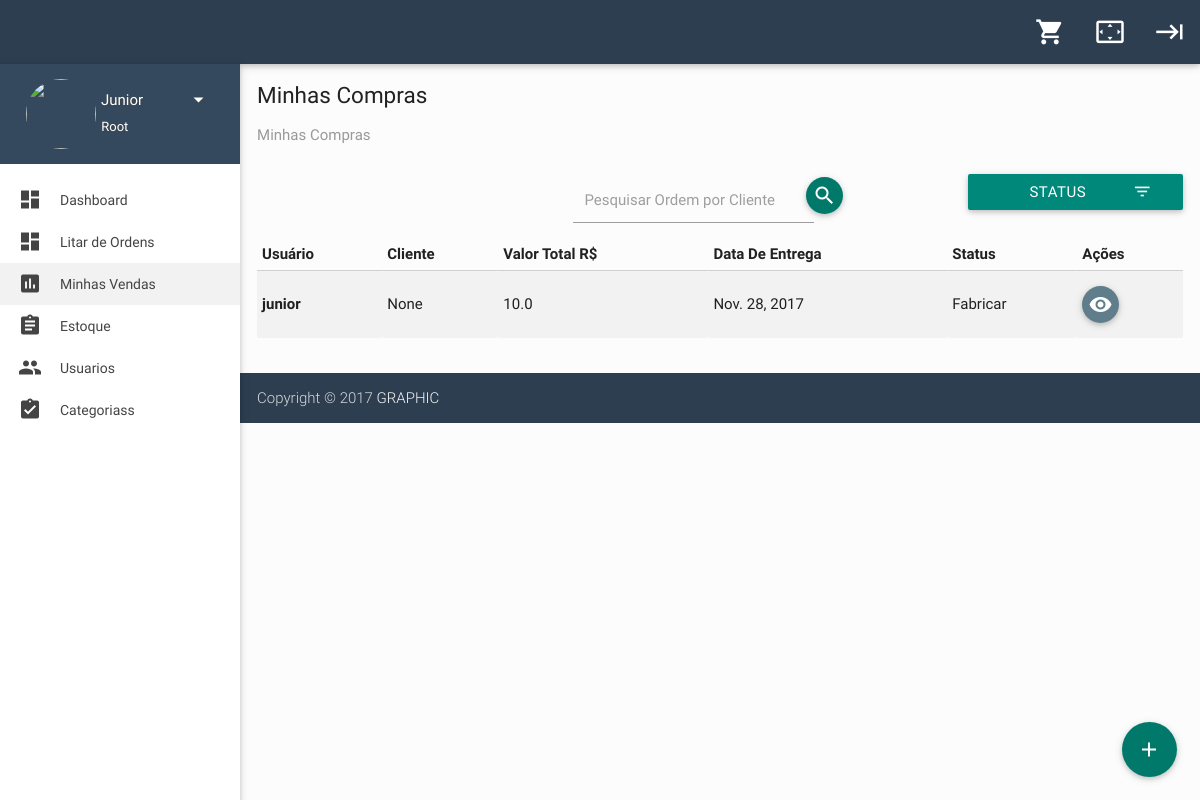
/minhas-ordens/ (signed in), run on the app's committed database.
### accounts/models.py (models this page shows, shortened)
class User(AbstractBaseUser, PermissionsMixin):
    ROOT = 0
    ADM = 1
    SALESMAN = 2
    CUSTOMER = 3
    TYPES = (
        (ROOT, 'Root'),
        (ADM, 'Administrador'),
        (SALESMAN, 'Vendedor'),
        (CUSTOMER, 'Cliente')
    )
    ACTIVATED = 0
    DISABLED = 1
    BLOCKED = 2
    STATUS = (
        (ACTIVATED, 'activated'),
        (DISABLED, 'disabled'),
        (BLOCKED, 'blocked'),
    )
    PADRAO = 0
    CAMPO = 1
    VINHO = 2
    THEMES = (
        (PADRAO, 'padrao'),
        (CAMPO, 'campo'),
        (VINHO, 'vinho')
    )
    name = models.CharField('Nome', max_length=150)
    email = models.EmailField('Email', unique=True)
    phone = models.CharField('Telefone', max_length=40, null=True)
    status = models.IntegerField('Status', choices=STATUS, default=ACTIVATED)
    username = models.CharField('Usuário', max_length=30, unique=True, validators=[
    validators.RegexValidator(
        re.compile('^[\w.@+-]+$'),
            'Informe o nome de usuário válido',
            'Este valor deve conter apenas letras, números '
            'e os caracteres: @/./+/-/_ .',
            'Inválido'
            )
        ], help_text='Um nome curto que será usado para identificá-lo de forma única no sistema'
    )
    avatar = models.CharField('Foto', max_length=350, default='https://res.cloudinary.com/graphic/image/upload/v1510588337/User/user-default.jpg')
    theme = models.IntegerField('Tema', choices=THEMES, default=PADRAO)
    nivel = models.IntegerField('Nível', choices=TYPES, default=CUSTOMER)
    is_staff = models.BooleanField('Equipe', default=False)
    is_active = models.BooleanField('Ativo', default=True)
    USERNAME_FIELD = 'username'
    REQUIRED_FIELDS = ['email', 'name']
    objects = UserManager()
    class Meta:
        verbose_name = 'Usuário'
        verbose_name_plural = 'Usuários'
        ordering = ['name']
    def __str__(self):
        return self.name

### store/models.py (models this page shows)
class Order(models.Model):
    SHOPPING = 0
    FINISHED = 1
    FACTORY = 2
    DELIVERED = 3
    STATUS= (
        (SHOPPING, 'Comprando'),
        (FINISHED, 'Finalizada'),
        (FACTORY, 'Fabricar'),
        (DELIVERED, 'Entregue'),
    )
    name = models.CharField('Cliente', max_length= 150, null=True)
    valueTotal = models.FloatField('Valor Total', null=True, default=0)
    status = models.IntegerField('Status', choices=STATUS, default=SHOPPING)
    dateStart = models.DateTimeField('Data Compra', auto_now=True)
    dateEnd = models.DateField('Data Entrega', null=True)
    user = models.ForeignKey(User, verbose_name="Usuario", on_delete=models.CASCADE)
    class Meta:
        verbose_name = 'Ordem'
        verbose_name_plural = 'Ordens'
        ordering = ['dateStart']

### store/views_dashboard.py (the view)
class MyOrderView(LoginRequiredMixin, IsSalesMan, AddCart,  ListView):
        model = Order
        context_object_name = 'orders'
        template_name = 'dashboard/my_order.html'
        paginate_by = 10
        def get_queryset(self):
            filtro = self.request.GET.get('filtro')
            us = self.request.user
            queryset = Order.objects.filter(user=us.pk).exclude(status=0)
            if filtro == 'todos':
                pass
            elif filtro == 'finalizada':
                queryset = Order.objects.filter(status=1, user=us.pk)
            elif filtro == 'entregue':
                queryset = Order.objects.filter(status=3, user=us.pk)
            elif filtro == 'fabricar':
                queryset = Order.objects.filter(status=2, user=us.pk)
            return queryset

### accounts/polices.py (called while the page is built)
    def dispatch(self, request, *args, **kwargs):
        if not (request.user.nivel == 0 or request.user.nivel == 1 or request.user.nivel == 2):
            return redirect('store:dashboard')
        return super(IsSalesMan, self).dispatch(request, *args, **kwargs)

### store/cart.py (called while the page is built)
    def dispatch(self, request, *args, **kwargs):
        us = self.request.user
        ordem = Order.objects.filter(user=us.pk , status=0)
        if not ordem:
            Order.objects.create(user=us)
        return super(AddCart, self).dispatch(request, *args, **kwargs)

### store/templates/dashboard/my_order.html (shortened to what this page needs)
{% extends "dashboard/base.html" %}
{% block content %}
<div class="row">
  <div class="col s12 m12 l12">
    <h5 class="breadcrumbs-title">Minhas Compras</h5>
    <ol class="breadcrumb">
      <li class="active">Minhas Compras</li>
    </ol>
  </div>
  <div class="col s12 m12 ">
    <div class="row">
        <div class="col s12 m6 l4 offset-l4">
          <div class="dataTables_filter">
            <form action="?search=" class="row" method="GET">
              <div class="col s10">
                <div class="input-field">
                  <input type="text" id="search" name="search">
                  <label for="search">Pesquisar Ordem por Cliente</label>
                </div>
              </div>
              <div class="col s2">
                <button type="submit" class="btn-floating waves-effect waves-light teal darken-2 osgeni-btn-search"><i class="mdi-action-search"></i></button>
              </div>
            </form>
          </div>
        </div>
        <div class="col s12 m6 l3 offset-l1">
          <a class='dropdown-button waves-effect waves-light teal darken-1 btn osgeni-btn-block filter-margin-top'
            href='#' data-activates='filter'>Status
            <i class="mdi-content-filter-list right"></i>
          </a>
        </div>
        <div class="col s12 m12 l12">
          <table class="striped">
            <thead>
              <tr>
                <th>Usuário</th>
                <th>Cliente</th>
                <th>Valor Total R$</th>
                <th>Data De Entrega</th>
                <th>Status</th>
                <th>Ações</th>
              </tr>
            </thead>
            <tbody>
              {% for order in orders  %}
              <tr>
                <th scope="row">{{ order.user }}</th>
                <td>{{ order.name }}</td>
                <td>{{ order.valueTotal }}</td>
                <td>{{ order.dateEnd }}</td>
                <td>{{ order.get_status_display }}</td>
                 <td>
                  <a href="{% url 'store:detail_order' order.pk %}" class="btn-floating waves-effect waves-light blue-grey">
                    <i class="mdi-action-visibility"></i>
                  </a>
                </td>
              </tr>
              {% empty %}
              <tr>
                <td colspan="6">Nenhum aparelho cadastrado</td>
              </tr>
              {% endfor %}
            </tbody>
          </table>
        </div>
  </div>
</div>
<div class="col s12">
</div>
<div class="fixed-action-btn">
  <a href="#S" class="btn-floating btn-large teal darken-2">
    <i class="large mdi-content-add"></i>
  </a>
</div>
</div>
{% endblock %}

### core/dashboard/sidebar.html (shortened to what this page needs)
<aside id="left-sidebar-nav">
  <ul id="slide-out" class="side-nav fixed leftside-navigation">
    <li class="user-details">
      <div class="row">
        <div class="col col s4 m4 l4">
          <img src="{{user.avatar}}" alt="" class="circle osgeni-img-profile valign profile-image">
        </div>
        <div class="col col s8 m8 l8">
          <a class="btn-flat dropdown-button waves-effect waves-light white-text profile-btn" href="#" data-activates="profile-dropdown">
            {{user}}
            <i class="mdi-navigation-arrow-drop-down right"></i>
          </a>
          <p class="user-roal">{{user.get_nivel_display}}</p>
        </div>
      </div>
    </li>
    {% if user.nivel == 0 or user.nivel == 1 %}
    <li class="bold {% if request.resolver_match.url_name == 'dashboard' %} active {% endif %}">
      <a href="{% url 'store:dashboard' %}" class="waves-effect waves-cyan">
        <i class="mdi-action-dashboard"></i> Dashboard
      </a>
    </li>
    <li class="bold {% if request.resolver_match.url_name == 'listar-ordens' %} active {% endif %}">
      <a href="{% url 'store:listar-ordens' %}" class="waves-effect waves-cyan">
        <i class="mdi-action-dashboard"></i> Litar de Ordens
      </a>
    </li>
    {% endif %}
    <li class="bold {% if request.resolver_match.url_name == 'minhas-ordens' %} active {% endif %}">
      <a href="{% url 'store:minhas-ordens' %}" class="waves-effect waves-cyan">
        <i class="mdi-action-assessment"></i> Minhas Vendas
      </a>
    </li>
    <li class="bold {% if request.resolver_match.url_name == 'list_product' %} active {% endif %}">
      <a href="{% url 'products:list_product' %}" class="waves-effect waves-cyan">
        <i class="mdi-action-assignment"></i> Estoque
      </a>
    </li>
  {% if user.nivel == 0 or user.nivel == 1 %}
    <li class="bold {% if request.resolver_match.url_name == 'list_user' %} active {% endif %}">
      <a href="{% url 'accounts:list_user' %}" class="waves-effect waves-cyan">
        <i class="mdi-social-group"></i> Usuarios
      </a>
    </li>
    <li class="bold {% if request.resolver_match.url_name == 'list_categories' %} active {% endif %}">
      <a href="{% url 'categories:list_categories'%}" class="waves-effect waves-cyan">
        <i class="mdi-action-assignment-turned-in"></i> Categoriass
      </a>
    </li>
  {% endif %}
  </ul>
</aside>

### core/static/css/style.css (style rules this page uses)
body { background-color: #fcfcfc; }
#content .container .row { margin-bottom: 0; }
ul.side-nav.fixed { top: 64px; }
.side-nav a { line-height: 42px; height: 42px; }
#left-sidebar-nav { position: fixed; width: 100px; left: 180px; z-index: 999; height: auto; }
#slide-out li a i { line-height: inherit; width: 2rem; font-size: 1.6rem; display: block; float: left; text-align: center; margin-right: 1rem; }
ul.side-nav li { padding: 0; }
ul.side-nav.fixed { overflow: hidden; }
ul.side-nav.fixed li { line-height: 44px; }
ul.side-nav.fixed li:hover, ul.side-nav.fixed li.active { background-color: rgba(0, 0, 0, 0.05); }
ul.side-nav.fixed li a { font-size: 14px; font-weight: 400; }
ul.side-nav.fixed li.user-details { background-color: #34495e !important; width: 100%; height: 100px; margin-bottom: 15px; padding: 15px 0px 0px 15px; }
.user-details .row { margin: 0; }
ul.side-nav.fixed .profile-btn { margin: 0; text-transform: capitalize; padding: 0; text-shadow: 1px 1px 1px #444; font-size: 15px; }
.user-roal { color: #fff; margin-top: -16px; font-size: 13px; text-shadow: 1px 1px 1px #444; }
.bold > a { font-weight: bold; }
.breadcrumb { padding: 0px; margin: 15px 0px; list-style: none; }
.breadcrumbs-title { font-size: 1.5rem; line-height: 1.804rem; margin: 18px 0px 0px 0px; }
.breadcrumb > li { display: inline-block; }
.breadcrumb .active { font-weight: normal; color: #999; }
#flotchart td, th { padding: 5px; }

### core/static/css/custom.css (style rules this page uses)
.osgeni-btn-search { margin-left: -100%; margin-top: 50%; }
.osgeni-btn-block { width: 100% }
.osgeni-img-profile { width: 70px !important; height: 70px !important; }
.filter-margin-top { margin-top: 6% }

### data on the page
User: name "Junior", nivel "Root"
Order: user "junior", name "None", valueTotal "10.0", dateEnd "Nov. 28, 2017", status "Fabricar"
